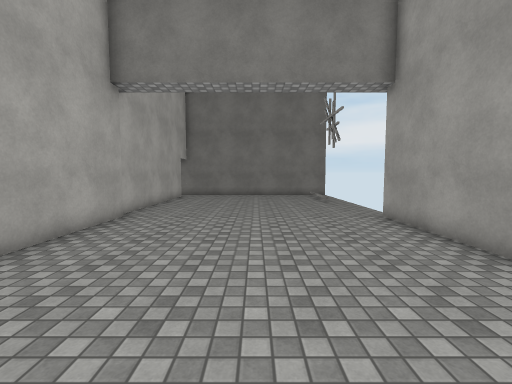
[1] (above)

17 first-person views from a walk through a 3-D level made in the Unity game engine. The camera is 1.5 m above the floor, tilts 4° down and sees 90° across. The floor is counted in squares, 1 m on a side. Each view is taken from the middle of a square. On the plan, view 1 faces up. The plan holds only what a view shows up to about 13 squares ahead; the rest is blank. The player character is not drawn. Surface patterns are stand-ins for the level's own textures.

[2]
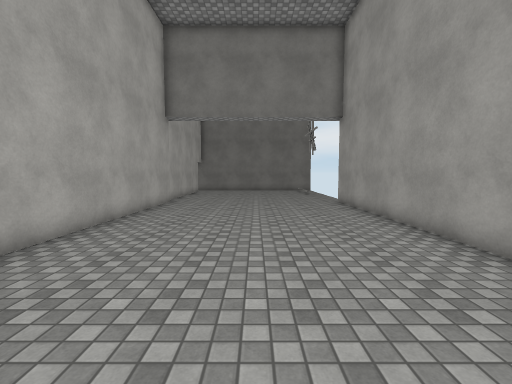

[3]
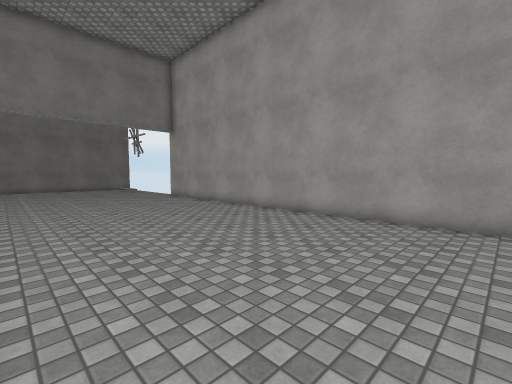

[4]
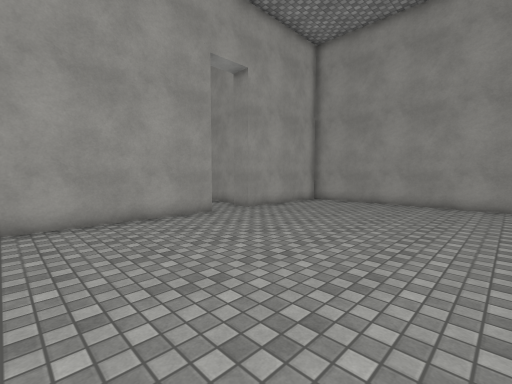

[5]
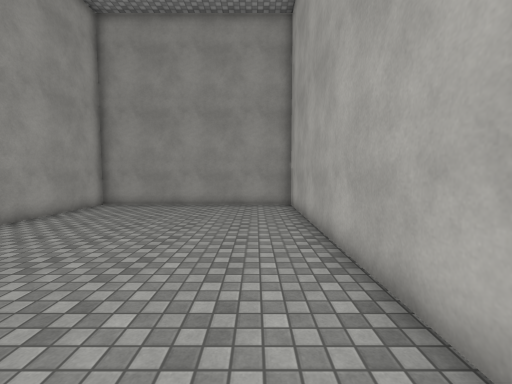

[6]
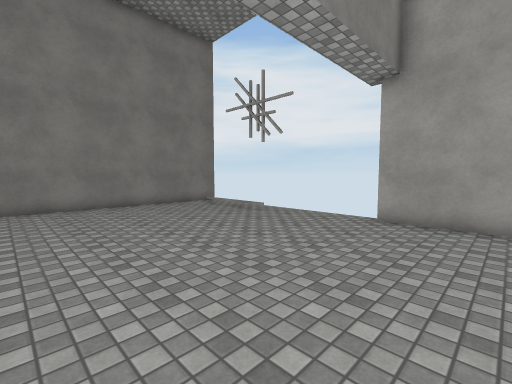

[7]
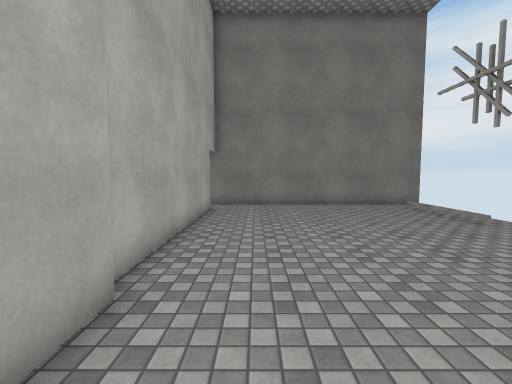

[8]
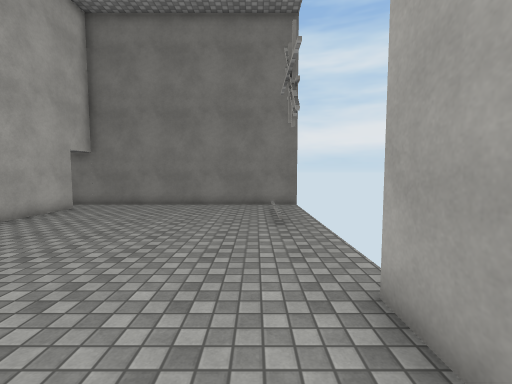

[9]
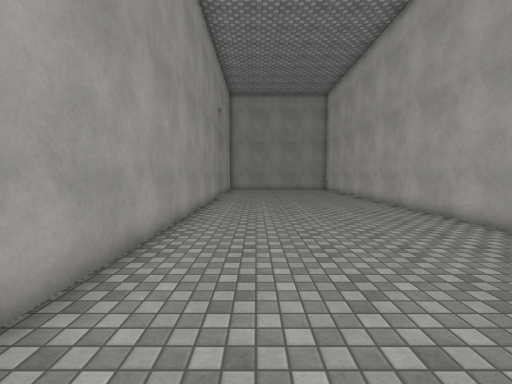

[10]
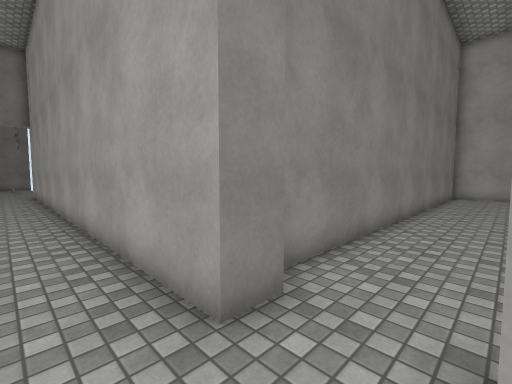

[11]
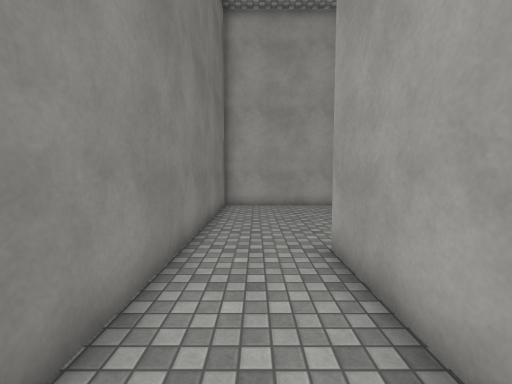

[12]
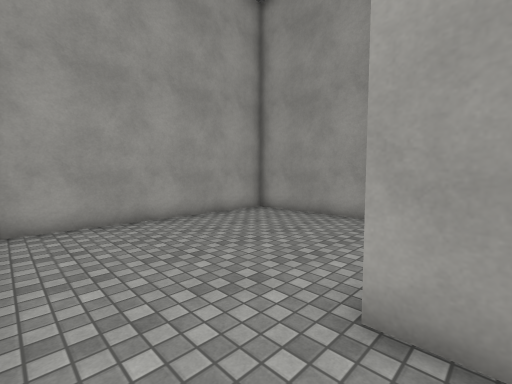

[13]
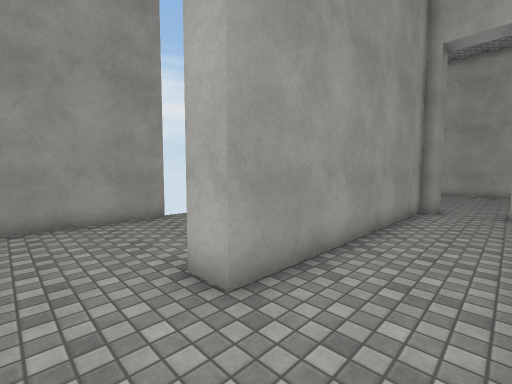

[14]
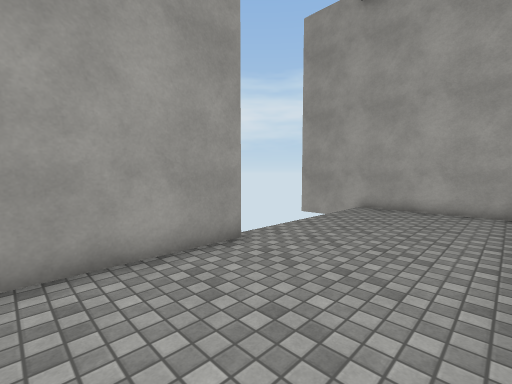

[15]
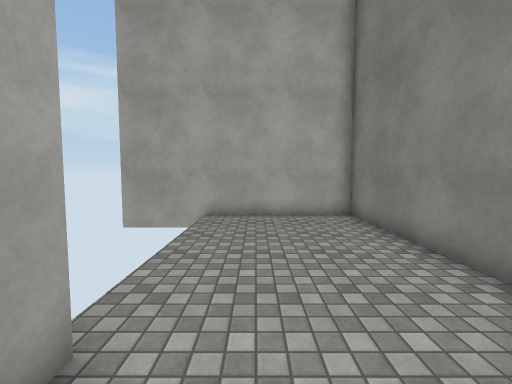

[16]
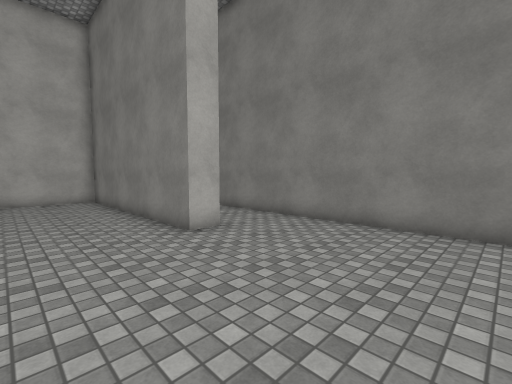

[17]
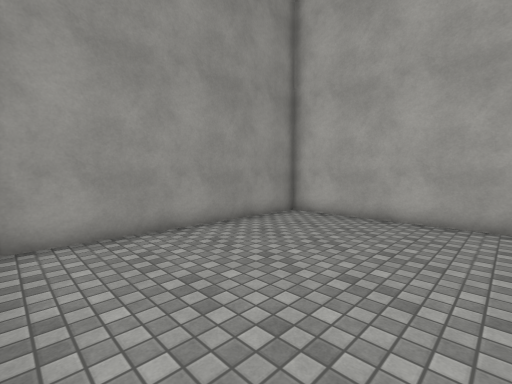

### Floor plan
Ten units are one square. View 1 is at (0, 0); x grows to the right and y downward. Boxes are objects, and circles mark ways between rooms. Rooms are numbered by the first view taken in them; rooms with no view inside come last. Other rooms are left out.
<svg viewBox="-60 -190 287 400">
<path fill="none" stroke="#000" d="M-47 -91 -47 185 45 185 45 130 55 130 55 135 65 135M56 110 45 110 45 -91M-50 -171 -50 -95M51 -185 -45 -185M129 195 222 195 222 105 61 105M65 135 150 135 150 145 55 145 55 205"/>
<circle cx="60" cy="120" r="3" fill="#2a7"/>
<text x="0" y="0">1</text>
<text x="140" y="150">2</text>
</svg>
Room 1 opens to room 2.

Where each view was taken, in squares from view 1:
view 1: 0 up, 0 right, facing up
view 2: 5 down, 0 right, facing up
view 3: 8 down, 4 left, facing up-right
view 4: 5 down, 4 left, facing down-right
view 5: 6 down, 3 left, facing down
view 6: 6 up, 4 left, facing up-right
view 7: 6 up, 3 left, facing up
view 8: 6 up, 3 right, facing up
view 9: 6 up, 2 right, facing down
view 10: 13 down, 3 right, facing up-right
view 11: 12 down, 10 right, facing right
view 12: 11 down, 14 right, facing down-right
view 13: 11 down, 17 right, facing down-left
view 14: 15 down, 17 right, facing down-left
view 15: 18 down, 15 right, facing left
view 16: 18 down, 21 right, facing up-left
view 17: 12 down, 4 right, facing down-left
